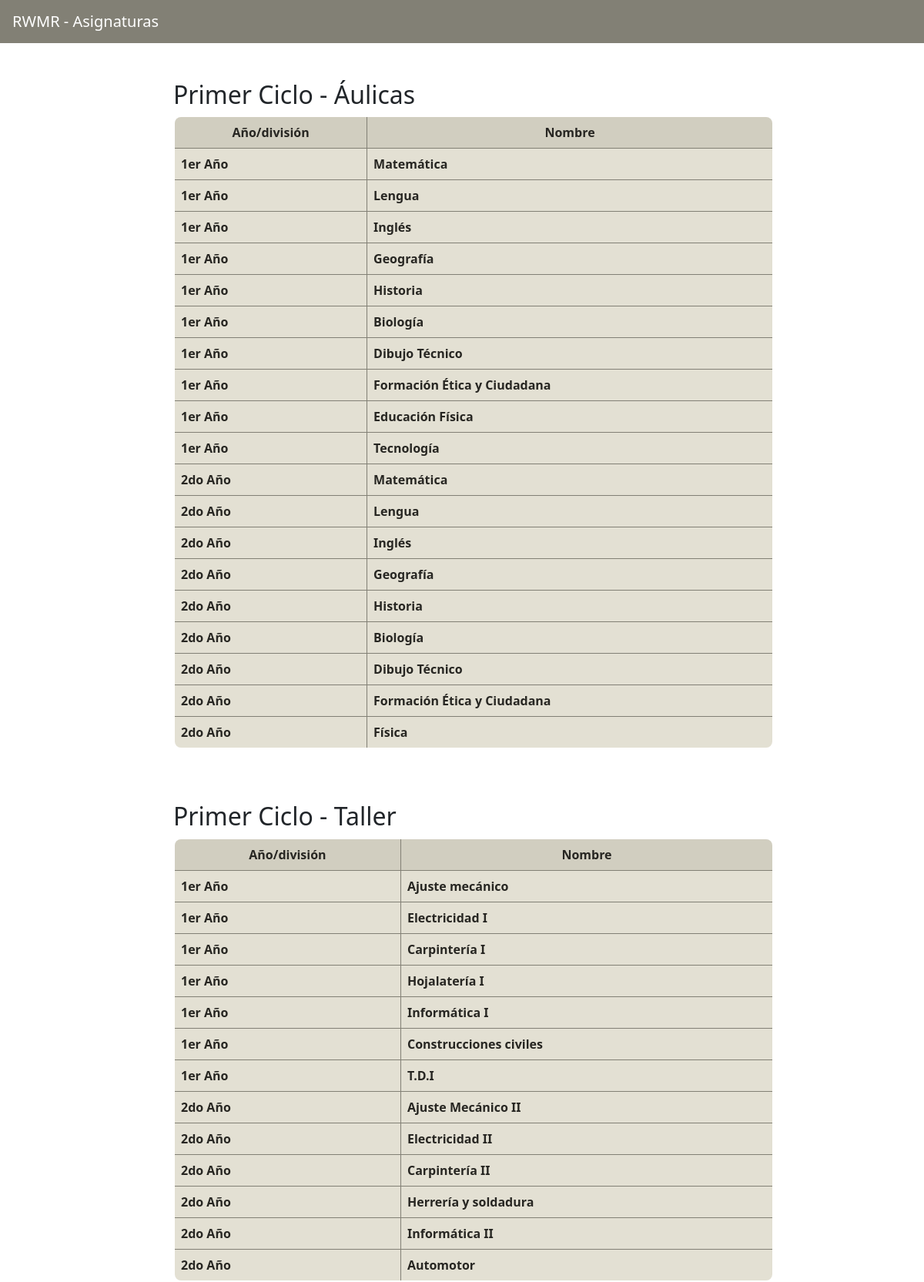
Page /RWMR-G.php (upper part) on the committed database.
### tables this page shows
CREATE TABLE `asignatura` (
  `id` int(11) NOT NULL,
  `id_curso` int(11) NOT NULL,
  `nombre` varchar(50) NOT NULL,
  `tipo` enum('Áulica','Taller') NOT NULL
);

CREATE TABLE `curso` (
  `id` int(11) NOT NULL,
  `year` enum('1er Año','2do Año','3er Año','4to Año','5to Año','6to Año') NOT NULL,
  `division` enum('A','B','C','') NOT NULL
);

### RWMR-G.php (the view, shortened to what this page needs)
<!DOCTYPE html>
<html lang="es">
    <head>
        <link href="https://cdn.jsdelivr.net/npm/simple-datatables@7.1.2/dist/style.min.css" rel="stylesheet" />
        <link href="css/styles.css" rel="stylesheet" />
    </head>
    <body class="sb-nav-fixed">
        <nav class="sb-topnav navbar navbar-dark bg-dark">
            <h1 class="navbar-brand ps-3">RWMR - Asignaturas</h1>
        </nav>
        <div id="layoutSidenav">
            <div id="layoutSidenav_content">
                <main>
                        <br>
                        <br>
                            <?php
include ("php/conection.php");
$result = mysqli_query($conexion, "SELECT asignatura.*, curso.year, curso.division FROM asignatura INNER JOIN curso ON asignatura.id_curso = curso.id WHERE asignatura.id_curso < 3 AND asignatura.Tipo = 'Áulica'");
if ($result->num_rows > 0) {
    echo "<h2>Primer Ciclo - Áulicas</h2>";
    echo "<table class= table-pc>";
    echo "<thead><tr><th>Año/división</th><th>Nombre</th></tr></thead>";
    while($fila = $result->fetch_assoc()) {
        echo "<tbody></td><td>".$fila["year"]."</td><td>".$fila["nombre"]."</td></tr></tbody>";
    }
    echo "</table>";
} else {
    echo "No se encontraron resultados";
}
?>
<br>
<br>
<?php
include ("php/conection.php");
$result = mysqli_query($conexion, "SELECT asignatura.*, curso.year, curso.division FROM asignatura INNER JOIN curso ON asignatura.id_curso = curso.id WHERE asignatura.id_curso < 3 AND asignatura.Tipo = 'Taller'");
if ($result->num_rows > 0) {
    echo "<h2>Primer Ciclo - Taller</h2>";
    echo "<table class= table-pc>";
    echo "<thead><tr><th>Año/división</th><th>Nombre</th></tr></thead>";
    while($fila = $result->fetch_assoc()) {
        echo "<tbody></td><td>".$fila["year"]."</td><td>".$fila["nombre"]."</td></tr></tbody>";
    }
    echo "</table>";
} else {
    echo "No se encontraron resultados";
}
?>
<br>
<br>
<br>
<br>
<br>
<br>
<br>
<br>
<br>
<br>
<br>
<br>
                </main>
            </div>
        </div>
        <br>
        <br>
        <br>
        <br>
    </body>
</html>

### rows in the picture
asignatura: id_curso.year "1er Año", nombre "Matemática"
asignatura: id_curso.year "1er Año", nombre "Lengua"
asignatura: id_curso.year "1er Año", nombre "Inglés"
asignatura: id_curso.year "1er Año", nombre "Geografía"
asignatura: id_curso.year "1er Año", nombre "Historia"
asignatura: id_curso.year "1er Año", nombre "Biología"
asignatura: id_curso.year "1er Año", nombre "Dibujo Técnico"
asignatura: id_curso.year "1er Año", nombre "Formación Ética y Ciudadana"
asignatura: id_curso.year "1er Año", nombre "Educación Física"
asignatura: id_curso.year "1er Año", nombre "Tecnología"
asignatura: id_curso.year "2do Año", nombre "Matemática"
asignatura: id_curso.year "2do Año", nombre "Lengua"
asignatura: id_curso.year "2do Año", nombre "Inglés"
asignatura: id_curso.year "2do Año", nombre "Geografía"
asignatura: id_curso.year "2do Año", nombre "Historia"
asignatura: id_curso.year "2do Año", nombre "Biología"
asignatura: id_curso.year "2do Año", nombre "Dibujo Técnico"
asignatura: id_curso.year "2do Año", nombre "Formación Ética y Ciudadana"
asignatura: id_curso.year "2do Año", nombre "Física"
asignatura: id_curso.year "1er Año", nombre "Ajuste mecánico"
asignatura: id_curso.year "1er Año", nombre "Electricidad I"
asignatura: id_curso.year "1er Año", nombre "Carpintería I"
asignatura: id_curso.year "1er Año", nombre "Hojalatería I"
asignatura: id_curso.year "1er Año", nombre "Informática I"
asignatura: id_curso.year "1er Año", nombre "Construcciones civiles"
asignatura: id_curso.year "1er Año", nombre "T.D.I"
asignatura: id_curso.year "2do Año", nombre "Ajuste Mecánico II"
asignatura: id_curso.year "2do Año", nombre "Electricidad II"
asignatura: id_curso.year "2do Año", nombre "Carpintería II"
asignatura: id_curso.year "2do Año", nombre "Herrería y soldadura"
asignatura: id_curso.year "2do Año", nombre "Informática II"
asignatura: id_curso.year "2do Año", nombre "Automotor"
